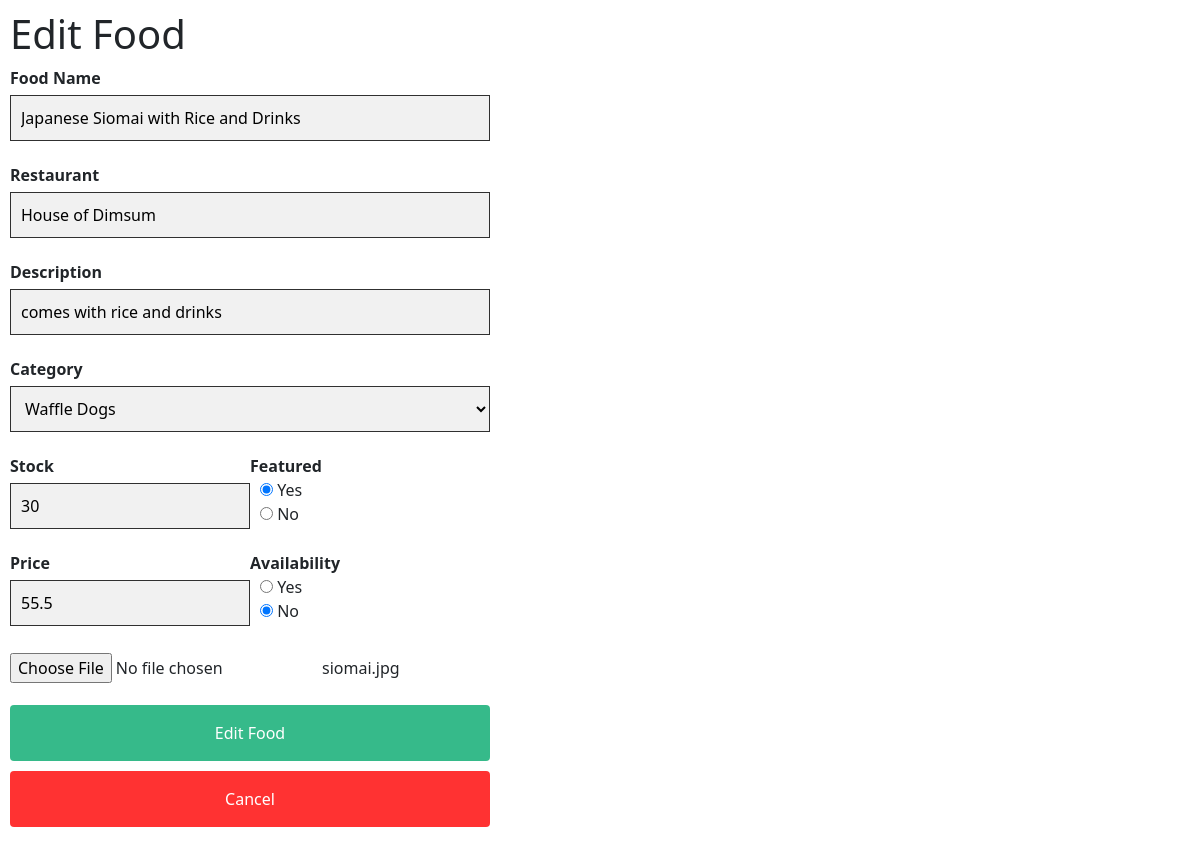
The app's page /update.php?updateid=7 with its own data.
### tables this page shows
CREATE TABLE `product_list` (
  `product_id` int(11) NOT NULL,
  `name` varchar(100) NOT NULL,
  `product_desc` varchar(100) NOT NULL,
  `price` float NOT NULL,
  `restaurant` varchar(100) NOT NULL,
  `category` varchar(100) NOT NULL,
  `feature` tinyint(1) NOT NULL COMMENT '1 = featured, 0 = not',
  `img_path` text NOT NULL,
  `avl` tinyint(4) NOT NULL COMMENT '1 = Available, 0 = N.A.',
  `stock` int(100) NOT NULL
);

### update.php (the view, shortened to what this page needs)
<?php
	include 'db_conn.php';
    $product_id=$_GET['updateid'];
	$sql="SELECT * FROM product_list WHERE product_id=$product_id";
	$all_foods=$con->query($sql);
	$row=mysqli_fetch_assoc($all_foods);
?>
<html>
	<head>
		<link rel="stylesheet" href="styling.css">
		<link rel="stylesheet" href="bootstrap/css/bootstrap.css">
	</head>
								<form method="POST" class="form-container" enctype="multipart/form-data" >
								<h1>Edit Food</h1>
								<label for="name"><b>Food Name</b></label>
								<input type="text" placeholder="Enter food name" value="<?php echo $row["name"]; ?>" name="name" id="name" required>
								<label for="name"><b>Restaurant</b></label>
								<input type="text" placeholder="Enter restaurant name" value="<?php echo $row["restaurant"]; ?>" name="restaurant" id="restaurant" required>
								<label for="product_desc"><b>Description</b></label>
								<input type="text" placeholder="Enter food description" value="<?php echo $row["product_desc"]; ?>" name="product_desc" id="product_desc" required>
								<label for="category"><b>Category</b></label>
										<select name="category" placeholder="Select category" value="<?php echo $row["category"]; ?>" name="category" id="category" required>
											<option value="Waffle Dogs">Waffle Dogs</option>
										</select>
								<div class="myrow">
									<div class="mycolumn myleft50">
										<label for="stock"><b>Stock</b></label>
										<input type="number" placeholder="Enter stocks" value="<?php echo $row["stock"];?>" min="0" name="stock" id="stock" required>
									</div>
									<div class="mycolumn myright50">
										<b>Featured</b><br>
										<div style="margin-left:10px;">
										<?php if($row["feature"] == 1){
										?>
											<input type="radio" id="feature" name="feature" value="1" checked>
											<label for="Yes">Yes</label><br>
											<input type="radio" id="feature" name="feature" value="0">
											<label for="No">No</label><br>
										<?php } ?>
										</div>
									</div>
								</div>
								<div class="myrow">
									<div class="mycolumn myleft50">
										<label for="price"><b>Price</b></label>
										<input type="number" placeholder="Enter food price" value="<?php echo $row["price"]; ?>" min="1" name="price" id="price" required>
									</div>
									<div class="mycolumn myright50">
										<b>Availability</b><br>
										<div style="margin-left:10px;">
											<?php if($row["avl"] == 1){
										?>
											<input type="radio" id="avl" name="avl" value="1" checked>
											<label for="Yes">Yes</label><br>
											<input type="radio" id="avl" name="avl" value="0">
											<label for="No">No</label><br>
										<?php }elseif($row["avl"] == 0){
 										?>
											<input type="radio" id="avl" name="avl" value="1">
											<label for="Yes">Yes</label><br>
											<input type="radio" id="avl" name="avl" value="0" checked>
											<label for="No">No</label><br>
										<?php } ?>
										</div>
									</div>
								</div>
								<input type="file" id="img_path" value="<?php echo $row["img_path"]; ?>" name="img_path"><?php echo $row["img_path"]; ?>
								<input type="submit" value="Edit Food" name="submit" onclick="return checkupdate();" class="btn" >
								<button type="button" class="btn cancel"  onclick="window.open('', '_self', ''); window.close();">Cancel</button>
								</form>
</html>

### styling.css (style rules this page uses)
* { box-sizing: border-box; }
.mycolumn { float: left; }
.myleft50 { width: 50%; }
.myright50 { width: 50%; }
.myrow:after { content: ""; display: table; clear: both; }
.form-container { max-width: 500px; padding: 10px; background-color: white; }
.form-container input[type=text] { width: 100%; padding: 10px; margin: 5px 0 22px 0; border: 0.2px solid rgba(0, 0, 0, 0.8); background: #f1f1f1; }
.form-container input[type=number] { width: 100%; padding: 10px; margin: 5px 0 22px 0px; border: 0.2px solid rgba(0, 0, 0, 0.8); background: #f1f1f1; }
.form-container select { width: 100%; padding: 10px; margin: 5px 0 22px 0px; border: 0.2px solid rgba(0, 0, 0, 0.8); background: #f1f1f1; }
.form-container input[type=file] { margin: 5px 0 22px 0px; }
.form-container .btn { background-color: #04AA6D; color: white; padding: 16px 20px; border: none; cursor: pointer; width: 100%; margin-bottom:10px; opacity: 0.8; }
.form-container .cancel { background-color: red; }
form { display: block; margin-top: 0em; margin-block-end: 0em; }

### records on screen
product_list: name "Japanese Siomai with Rice and Drinks", restaurant "House of Dimsum", product_desc "comes with rice and drinks", category "Waffle Dogs", stock "30", price "55.5", img_path "siomai.jpg"
